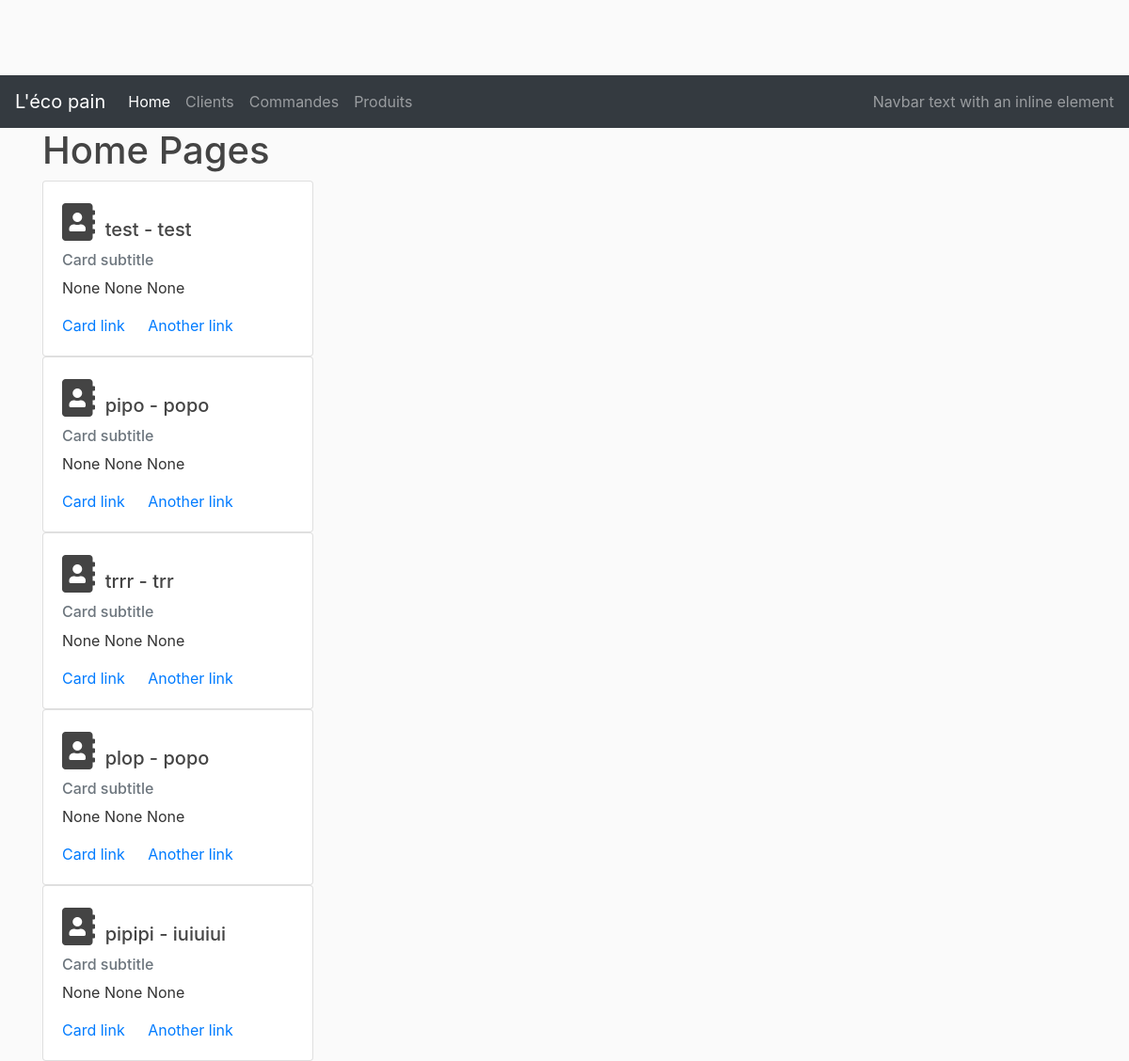
Page /home on the earlier database version.
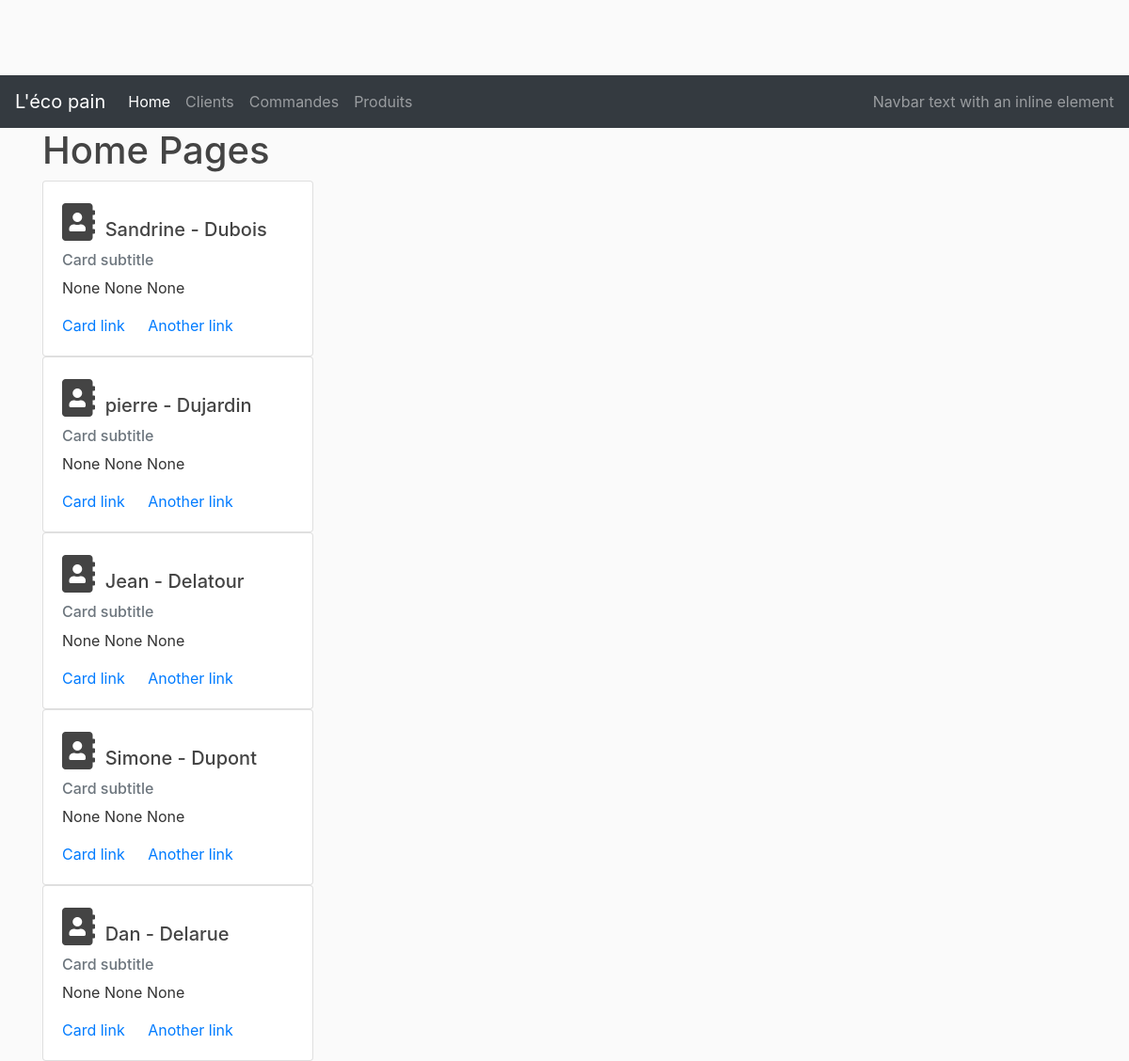
Same page on the later database version.
### lecopain/models.py (models this page shows, shortened)
class Customer(db.Model):
    __tablename__ = 'customers'
    id =  db.Column(db.Integer, primary_key=True)
    firstname = db.Column(db.String(50), nullable=False)
    lastname = db.Column(db.String(50), nullable=False)
    address = db.Column(db.String(200))
    cp = db.Column(db.String(20))
    city = db.Column(db.String(50))
    email = db.Column(db.String(200), nullable=False)
    created_at = db.Column(db.DateTime, nullable=False, default=datetime.utcnow)
    orders = db.relationship('Order', backref='owner', lazy=True)

### lecopain/routes.py (the view)
@app.route("/")
@app.route("/home")
def index():
    customers = Customer.query.all()
    return render_template('index.html', customers=customers)

### lecopain/templates/index.html
{% extends "layout.html" %}
{% block content %}
<h1>Home Pages</h1>
    {% for customer in customers %}
    <div class="card" style="width: 18rem;">
        <div class="card-body">
            <h5 class="card-title">
                    <span style="font-size: 2em;">
                            <i class="fas fa-address-book "></i>
                    </span>
                    {{customer.firstname}} - {{customer.lastname}}</h5>
            <h6 class="card-subtitle mb-2 text-muted">Card subtitle</h6>
            <p class="card-text">{{ customer.address }} {{ customer.cp }} {{ customer.city }}</p>
            <a href="#" class="card-link">Card link</a>
            <a href="#" class="card-link">Another link</a>
        </div>
    </div>
    {% endfor %}
{% endblock %}

Differences in the rows shown:
changed Customer: firstname "test" → "Sandrine"; lastname "test" → "Dubois"
changed Customer: firstname "pipo" → "pierre"; lastname "popo" → "Dujardin"
changed Customer: firstname "trrr" → "Jean"; lastname "trr" → "Delatour"
changed Customer: firstname "plop" → "Simone"; lastname "popo" → "Dupont"
changed Customer: firstname "pipipi" → "Dan"; lastname "iuiuiui" → "Delarue"
